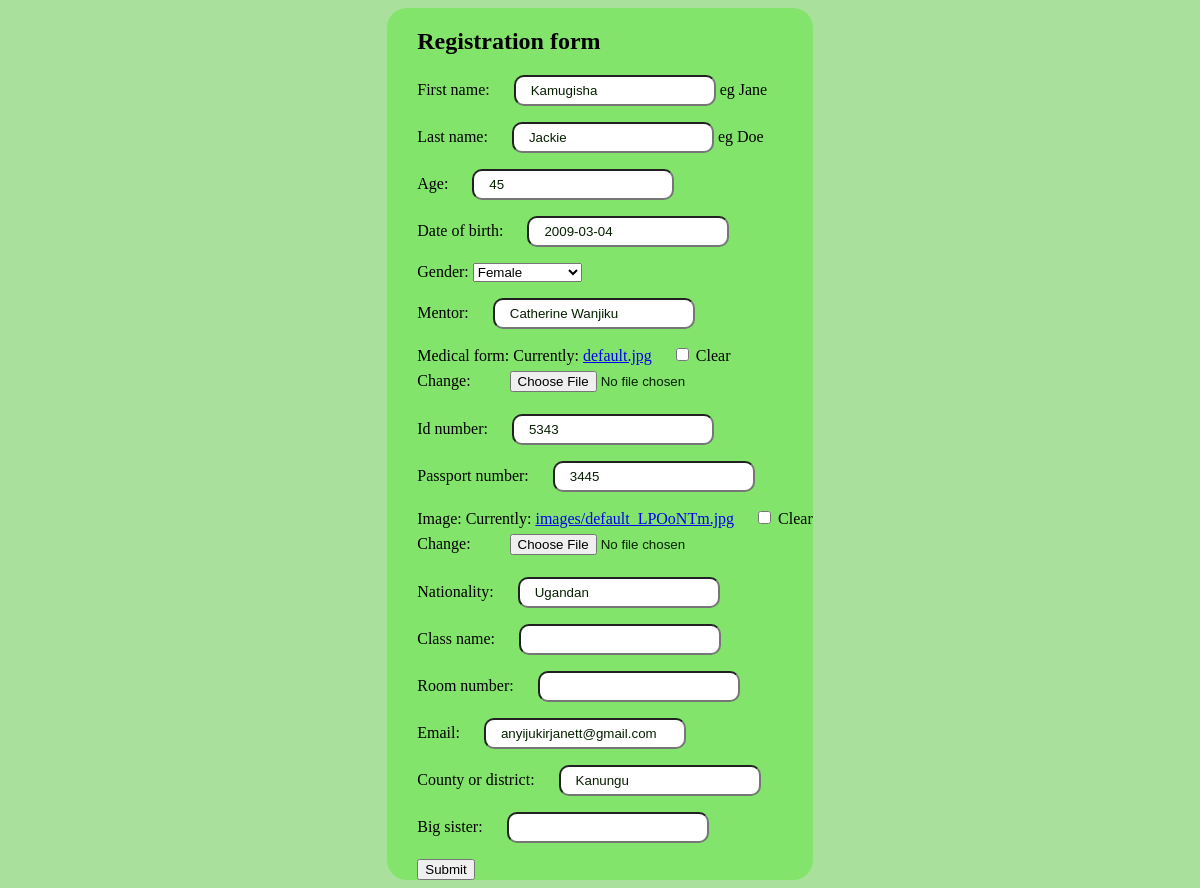
Page /students/edit/3/ on the committed database.
### students/models.py (models this page shows, shortened)
class Students(models.Model):
    first_name=models.CharField(max_length=10, help_text='eg Jane')
    last_name=models.CharField(max_length=10, help_text='eg Doe')
    age=models.PositiveSmallIntegerField()
    date_of_birth=models.DateField( blank=True, null=True)
    GENDER_CHOICES = (('M', 'Male'), ('F', 'Female'), ('U', 'Unisex/Parody'))
    gender = models.CharField(max_length=1, choices=GENDER_CHOICES, default='female' , blank=True, null=True)
    mentor=models.CharField(max_length=29, null=True, blank=True)
    medical_form=models.FileField(default='default.jpg', blank=True, null=True)
    id_number=models.CharField(max_length=20, default=5343, blank=True, null=True)
    passport_number=models.CharField(max_length=20,default=3445, blank=True, null=True)
    image=models.ImageField(upload_to='images',default='default.jpg', blank=True, null=True)
    countries=(('Uganda'),("Kenya"),('Tanzania'),('Rwanda'),('Sudan'),('South Sudan'))
    nationality=models.CharField(max_length=15, default='Ugandan', blank=True, null=True)
    class_name=models.CharField(max_length=10, null=True, blank=True)
    room_number=models.CharField(max_length=5, null=True, blank=True)
    email=models.EmailField(default='anyijukirjanett@gmail.com', blank=True, null=True)
    county_or_district=models.CharField(max_length=15, blank=True, null=True)
    big_sister=models.CharField(max_length=20, null=True, blank=True)
    """How django stores files"""

### students/views.py (the view)
# urls.py: path('edit/<int:id>/', edit_student, name='edit_student'),
def edit_student(request, id):
    student= Students.objects.get(id=id)
    if request.method=='POST':
        form= StudentRegistrationForm(request.POST, instance=student)
        if form.is_valid:
            form.save()
    else:
        form=StudentRegistrationForm(instance=student)
        return render(request, 'edit_student.html',  {'form':form})
    return redirect(student_list)

### students/forms.py
class StudentRegistrationForm(forms.ModelForm):
    class Meta:
        model=Students
        fields="__all__"

### students/templates/edit_student.html (shortened to what this page needs)
{%load static%}
<!DOCTYPE html>
<html lang="en">
<head>
</head>
<body>
    <form method="POST">
        <h2>Registration form</h2>
        {{form.as_p}}
      <button>Submit</button>
    </form>
</body>
</html>

### students/templates/edit_student.html (style rules this page uses)
* { box-sizing: border-box; }
body { background-color: rgb(169, 224, 155); display: flex; flex-direction: column; align-items: center; justify-content: center; }
form { background-color: rgb(130, 228, 106); border-radius: 20px; padding-left: 30px; }
input { padding: 6px; padding-left: 15px; margin-left: 20px; color: rgb(6, 31, 0); border-radius: 10px; }

### rows in the picture
Students: first_name "Kamugisha", last_name "Jackie", age "45", date_of_birth "2009-03-04", gender "Female", mentor "Catherine Wanjiku", id_number "5343", passport_number "3445", nationality "Ugandan", email "anyijukirjanett@gmail.com", county_or_district "Kanungu"
